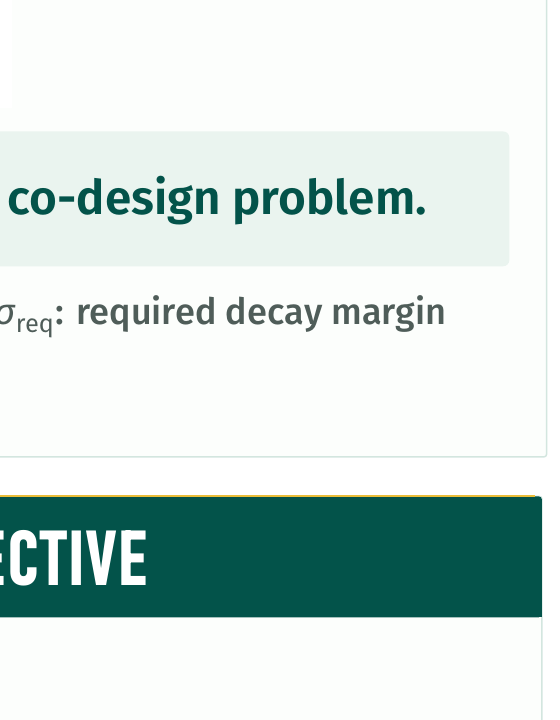
#> input picture reports/poster/ias2026/ref_geometry_20261006/crop_cal.png, 560 x 720 px, given in place of Póster científico_ más allá de la amortiguación nodal.png, which was not available
$ python compare.py
#> lines starting #> are read from the running program, lines starting #| are printed output that depends on the picture; after the words box and inside, x2 and y2 are one past the last pixel; in counts of white or black regions, pixels touching at a corner belong together; pictures that were not available may be replaced by others from this repository, and a replacement may not be noted
"""Compare the LaTeX render with the reference PNG (both at 1161 x 1355): geometry detection + blended overlay + side by side."""
import sys, pathlib
import numpy as np
from PIL import Image
from scipy import ndimage as ndi
H = pathlib.Path(__file__).resolve().parent
REF = H.parents[3] / 'resources2' / 'Póster científico_ más allá de la amortiguación nodal.png'
ref = Image.open(REF).convert('RGB'); out = Image.open(H / 'render_ref_scale.png').convert('RGB').resize(ref.size)
#> further down, ref is the input picture: PIL image 560x720 RGB; mean R, G, B 206, 222.1, 218.3
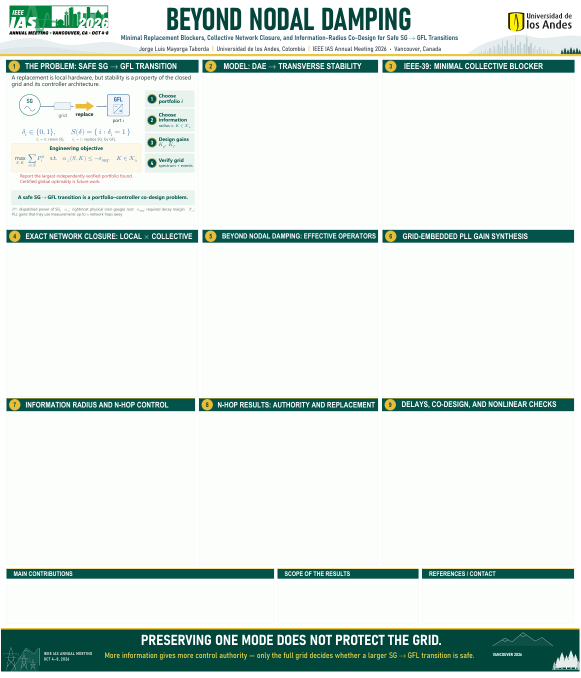
#> input picture reports/poster/ias2026/ref_geometry_20261006/render_ref_scale.png, 1161 x 1355 px (shown at 1/2 size)
def bars(im):
    a = np.array(im).astype(int); r, g, b = a[..., 0], a[..., 1], a[..., 2]
#> after `r, g, b = (a[..., 0], a[..., 1], a[..., 2])`:
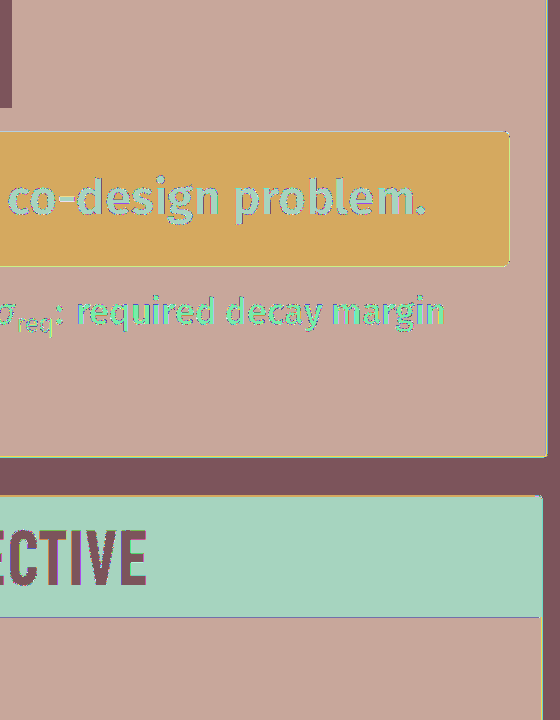
#> r: shape (720, 560) int64; 253 distinct labels, from 3 to 255; one colour per label, 0 black
#> after `r, g, b = (a[..., 0], a[..., 1], a[..., 2])`: g: shape (720, 560) int64; 173 distinct labels, from 83 to 255
#> after `r, g, b = (a[..., 0], a[..., 1], a[..., 2])`: b: shape (720, 560) int64; 183 distinct labels, from 56 to 255
    m = (r < 40) & (g > 60) & (g < 110) & (b > 40) & (b < 90)
#> m: shape (720, 560) bool; 16.3% white; 19 white regions, largest, box (x1, y1, x2, y2) and area: (0, 497, 542, 617) 60753, (379, 188, 412, 214) 501, (168, 186, 192, 224) 465
    lab, n = ndi.label(ndi.binary_closing(m, iterations=2)); res = []
#> after `lab, n = ndi.label(ndi.binary_closing(m, iterations=2))`:
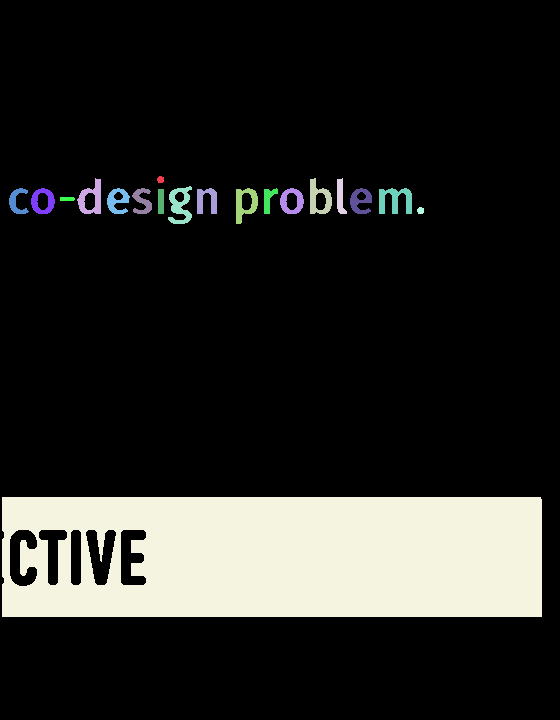
#> lab: shape (720, 560) int32; 20 distinct labels, from 0 to 19; one colour per label, 0 black
#> after `lab, n = ndi.label(ndi.binary_closing(m, iterations=2))`: n = 19
    for s in ndi.find_objects(lab):
        h = s[0].stop - s[0].start; w = s[1].stop - s[1].start
        if w > 150 and 15 < h < 60: res.append((s[0].start, s[0].stop, s[1].start, s[1].stop))
#> this loop made 19 passes
#> (h, w) on passes 1 to 12: (7, 7), (36, 24), (36, 22), (36, 10), (38, 24), (26, 20), (26, 24), (26, 23), (26, 20), (26, 20), (36, 22), (26, 14)
#> after the loop, res = []
    return sorted(res)
rb, ob = bars(ref), bars(out)
#> in bars (call 2), `r, g, b = (a[..., 0], a[..., 1], a[..., 2])`: r: shape (720, 560) int64; 256 distinct labels, from 0 to 255
#> in bars (call 2), `r, g, b = (a[..., 0], a[..., 1], a[..., 2])`:
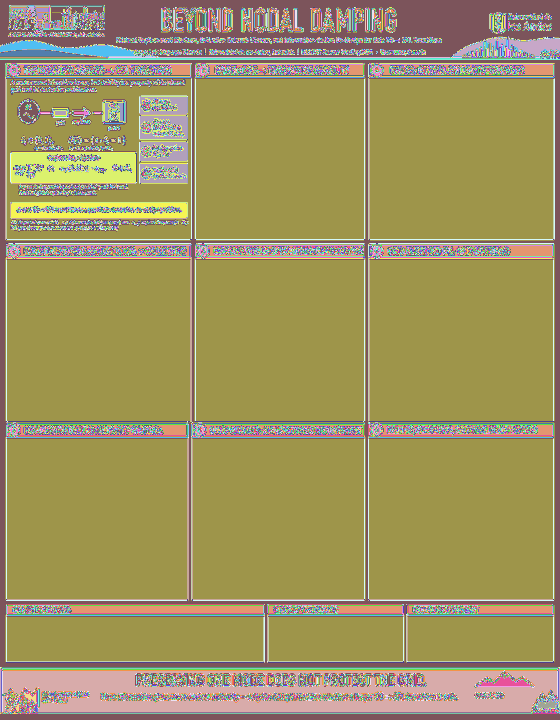
#> g: shape (720, 560) int64; 243 distinct labels, from 3 to 255; one colour per label, 0 black
#> in bars (call 2), `r, g, b = (a[..., 0], a[..., 1], a[..., 2])`:
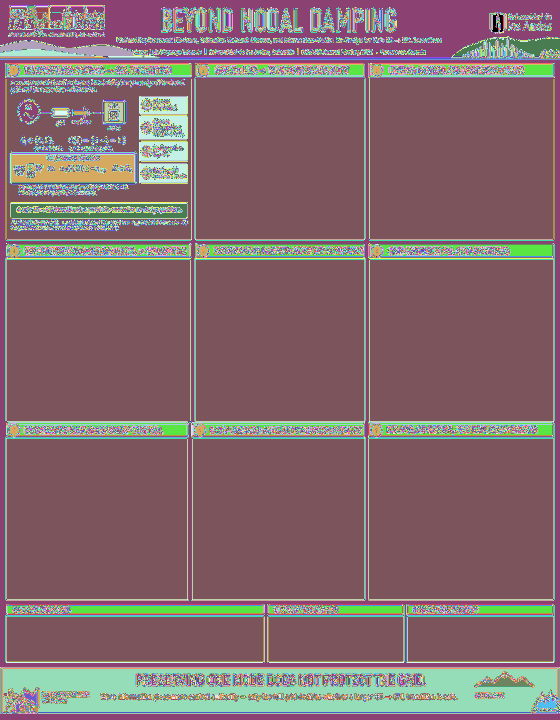
#> b: shape (720, 560) int64; 252 distinct labels, from 0 to 255; one colour per label, 0 black
#> in bars (call 2), `m = (r < 40) & (g > 60) & (g < 110) & (b > 40) & (b < 90)`: m: shape (720, 560) bool; 9.6% white; 277 white regions (231 under 20 px), largest, box (x1, y1, x2, y2) and area: (1, 669, 559, 713) 19772, (7, 605, 264, 614) 2032, (16, 64, 191, 77) 1476
#> in bars (call 2), `lab, n = ndi.label(ndi.binary_closing(m, iterations=2))`:
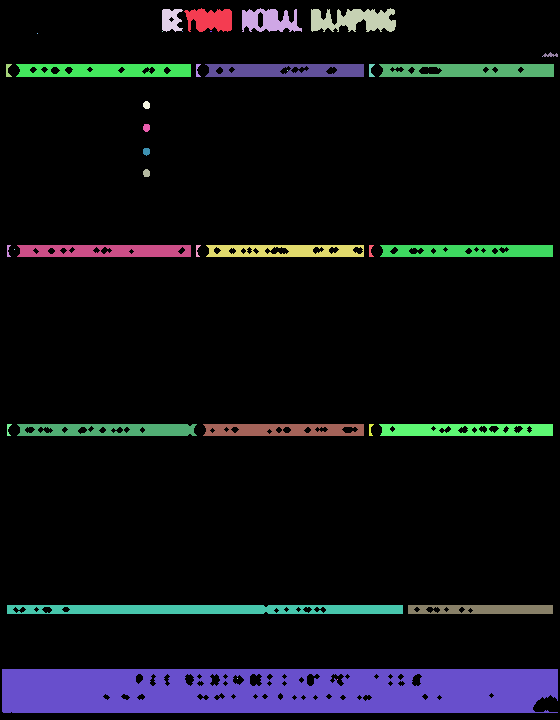
#> lab: shape (720, 560) int32; 41 distinct labels, from 0 to 40; one colour per label, 0 black
#> in bars (call 2), `lab, n = ndi.label(ndi.binary_closing(m, iterations=2))`: n = 40
#> the loop in bars (call 2), `for s in ndi.find_objects(lab):` made 40 passes
#> (h, w) on passes 1 to 12: (24, 48), (24, 60), (24, 85), (23, 21), (1, 1), (1, 1), (1, 2), (1, 1), (5, 15), (1, 1), (13, 6), (13, 175)
#> after the loop in bars (call 2), `for s in ndi.find_objects(lab):`: res = [(669, 713, 2, 558)]
#> rb = []; ob = [(669, 713, 2, 558)]
print('reference bars:', len(rb), ' render bars:', len(ob))
#| reference bars: 0  render bars: 1
for x, y in zip(rb, ob): print('ref y%4d-%4d x%4d-%4d | out y%4d-%4d x%4d-%4d' % (x + y))
#> this loop made 0 passes
a = np.array(ref).astype(float); b = np.array(out).astype(float)
Image.fromarray(((a * .5 + b * .5)).astype('uint8')).save(H / 'compare_overlay.png')
w, h = ref.size; sbs = Image.new('RGB', (2 * w, h), 'white'); sbs.paste(ref, (0, 0)); sbs.paste(out, (w, 0)); sbs.save(H / 'compare_side_by_side.png')
#> after `w, h = ref.size`: w = 560; h = 720
#> after `sbs = Image.new('RGB', (2 * w, h), 'white')`: sbs: PIL image 1120x720 RGB; every value is 255
# panel border / footer rows
def rows(im):
    a = np.array(im).astype(int); dark = (a.sum(axis=2) < 330); frac = dark.mean(axis=1); return [y for y in range(1150, 1355) if frac[y] > .8]
#> after `dark = a.sum(axis=2) < 330`:
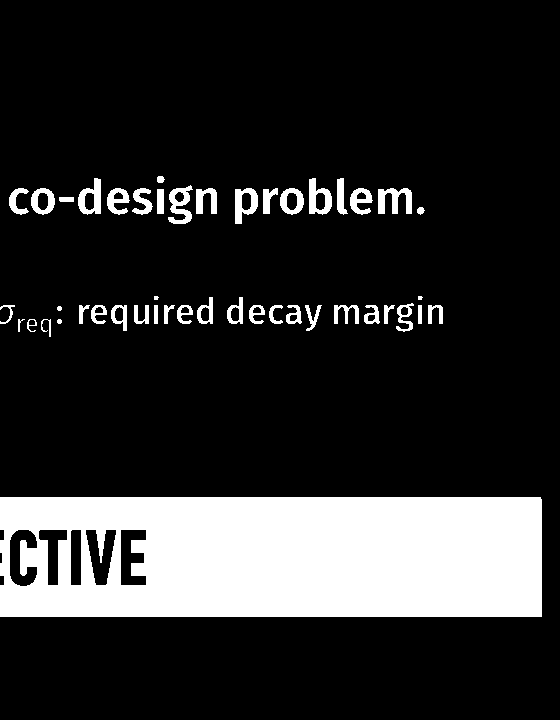
#> dark: shape (720, 560) bool; 17.3% white; 46 white regions (2 under 20 px), largest, box (x1, y1, x2, y2) and area: (0, 497, 542, 617) 60815, (378, 188, 412, 214) 538, (168, 185, 193, 224) 506
#> after `frac = dark.mean(axis=1)`: frac = 720 values, max 0.968 at index 499, min 0 at index 0, mean 0.173
#> (the run stopped early here; a loop or call above may not have finished)
